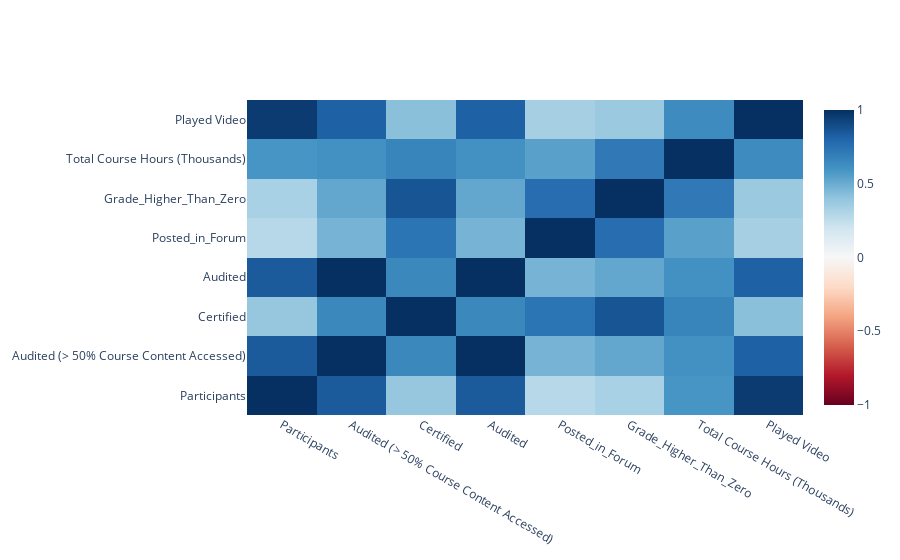

The cell this chart's notebook holds for it:
### Code cell
df_num = df[[
       'Participants',
       'Audited (> 50% Course Content Accessed)', 'Certified', 'Audited',
       'Certified',
       'Posted_in_Forum', 
       'Grade_Higher_Than_Zero','Total Course Hours (Thousands)','Posted_in_Forum','Played Video']]



cr = df_num.corr(method = 'pearson')

fig = go.Figure(go.Heatmap(
x=cr.columns,
y=cr.columns,
z=cr.values.tolist(),
colorscale='RdBu'
, zmin=-1, zmax=1,text = cr.values.tolist()))
fig.show()
